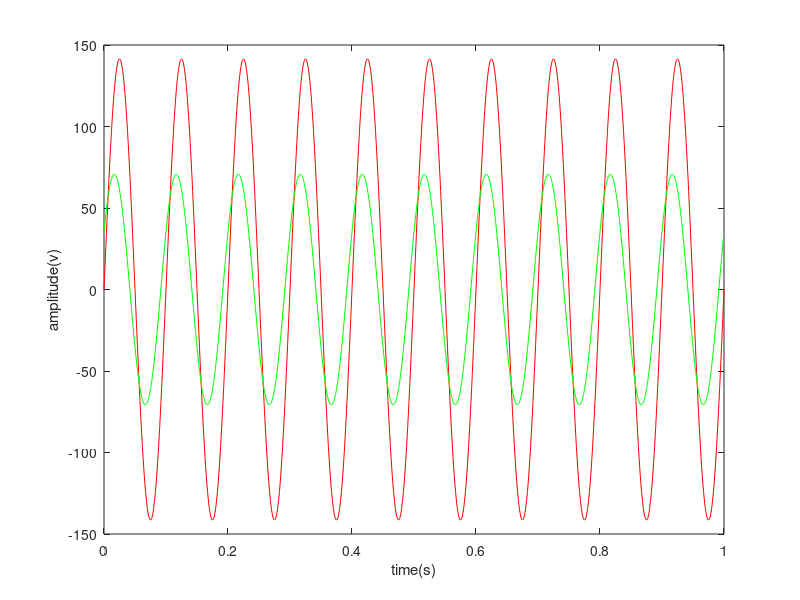

Source code (MATLAB):
f=10; % f= frequency (hz)
rms=100;
a=100*sqrt(2) %amplitude (V) = rms*sqrt(2)
t=(0:1/(f*100):1);  %t=time(X)
phi=pi/6; %phase
w=2*pi*f;
y=a*sin(w*t);
z=(a/2)*sin(w*t+phi);
plot(t,y,'r') % red colour
hold on
plot(t,z,'g') %green colour
hold off
xlabel('time(s)')
ylabel('amplitude(v)')
